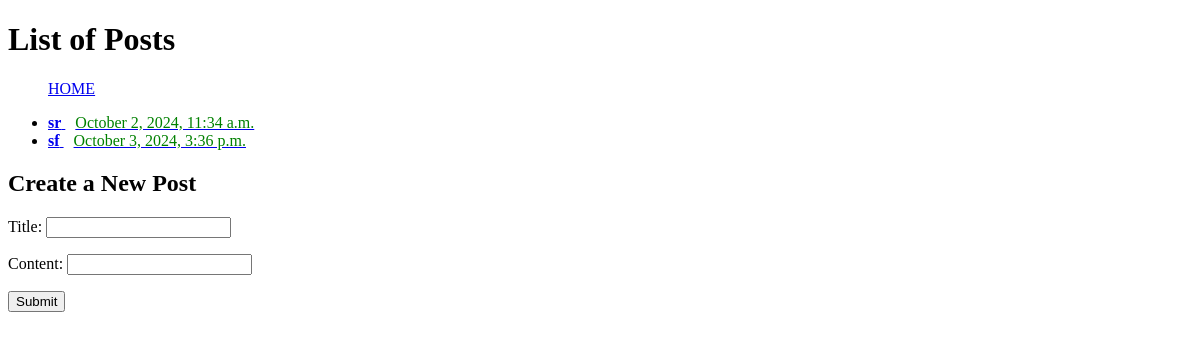
/blog/listBlogs/, run on an earlier commit of the app's database.
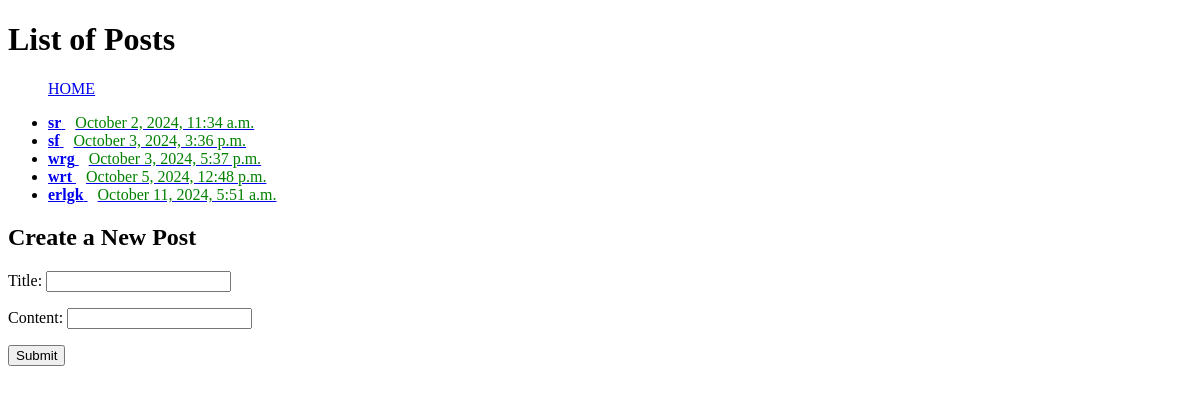
And on a later commit of the database.
### blog/models.py (models this page shows, shortened)
class Post(models.Model):
    title=models.CharField(max_length=255)
    content=models.CharField(max_length=255)
    created_at=models.DateTimeField(auto_now_add=True)
    author=models.ForeignKey(User, on_delete=models.CASCADE)

### blog/views.py (the view)
# urls.py: path('listBlogs/',views.listOfPosts,name="list_of_posts"),
def listOfPosts(request):
    if request.method == 'POST':
        form = PostForm(request.POST)
        if form.is_valid():
            poste = form.save(commit=False)
            poste.author = request.user
            poste.save()
    else:
        form = PostForm()
    posts=Post.objects.all().values()
    template=loader.get_template('listofPosts.html')
    context = {
        'myposts':posts,
        'form': form
    }
    return HttpResponse(template.render(context, request))

### blog/forms.py
class PostForm(forms.ModelForm):
    class Meta:
        model = Post
        fields = ['title', 'content']

### blog/templates/listofPosts.html (shortened to what this page needs)
{% extends "master.html" %}
{% block content %}
  <h1>List of Posts</h1>
  <ul>
    <p><a href="/users/">HOME</a></p>
    {% for x in myposts %}
    <li>
      <a href="details/{{ x.id }}">
        <span style="font-weight: bold;">{{ x.title }}</span>
        <span style="color: green; margin-left: 10px;">{{ x.created_at|date:"F j, Y, g:i a" }}</span>
      </a>
    </li>
    {% endfor %}
  </ul>
  <h2>Create a New Post</h2>
  <form action="" method="post">
    {{ form.as_p }}
    <input type="submit" value="Submit">
  </form>
{% endblock %}

### blog/templates/master.html (shortened to what this page needs)
<!DOCTYPE html>
<html>
<head>
</head>
<body>
{% block content %}
{% endblock %}
</body>
</html>

What changed in the data, as far as the page shows it:
added Post: title "wrg", created_at "October 3, 2024, 5:37 p.m."
added Post: title "wrt", created_at "October 5, 2024, 12:48 p.m."
added Post: title "erlgk", created_at "October 11, 2024, 5:51 a.m."
